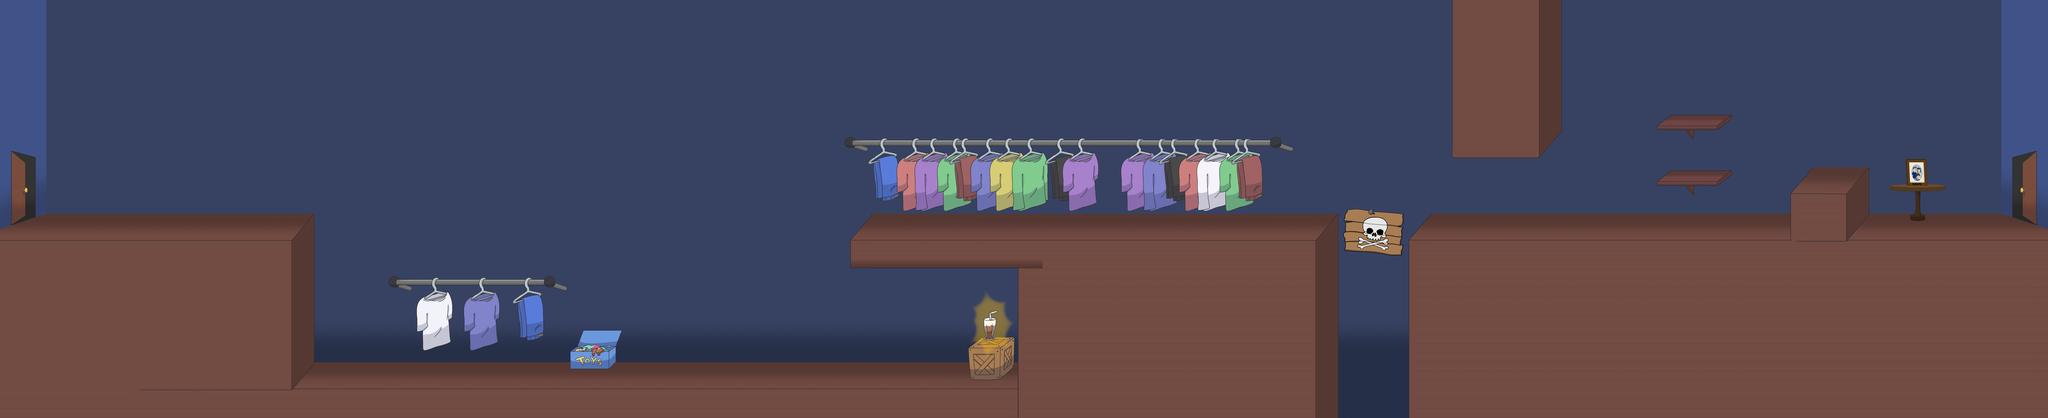

Below is a game level as drawn by its tile map, then a one-line description and the .tmx that defines it (tile-layer data replaced by summaries):
An orthogonal 220x45 tile map with 45x45 px tiles, 18 tile layers (ZonaMuerte, LanzaPapa, Capita, Pogo, ...).

<map version="1.0" orientation="orthogonal" renderorder="right-down" width="220" height="45" tilewidth="45" tileheight="45" nextobjectid="1">
 <tileset firstgid="1" name="FondoArmario" tilewidth="45" tileheight="45" tilecount="2915" columns="55">
  <image source="TileArmario.png" width="2475" height="2400" />
 </tileset>
 <layer name="ZonaMuerte" width="220" height="45">
  <data>[9900 cells, 0 non-empty, 0 distinct tile ids]</data>
 </layer>
 <layer name="LanzaPapa" width="220" height="45">
  <data>[9900 cells, 0 non-empty, 0 distinct tile ids]</data>
 </layer>
 <layer name="Capita" width="220" height="45">
  <data>[9900 cells, 0 non-empty, 0 distinct tile ids]</data>
 </layer>
 <layer name="Pogo" width="220" height="45">
  <data>[9900 cells, 0 non-empty, 0 distinct tile ids]</data>
 </layer>
 <layer name="Lampara" width="220" height="45">
  <data>[9900 cells, 0 non-empty, 0 distinct tile ids]</data>
 </layer>
 <layer name="PisoFondo" width="220" height="45">
  <data>[9900 cells, 9900 non-empty, 14 distinct tile ids]</data>
 </layer>
 <layer name="Plataformas" width="220" height="45">
  <data>[9900 cells, 202 non-empty, 21 distinct tile ids]</data>
 </layer>
 <layer name="DetallesFondo" width="220" height="45">
  <data>[9900 cells, 2705 non-empty, 92 distinct tile ids]</data>
 </layer>
 <layer name="Plataformas2" width="220" height="45">
  <data>[9900 cells, 68 non-empty, 3 distinct tile ids]</data>
 </layer>
 <layer name="PlataformasNoCruzar" width="220" height="45">
  <data>[9900 cells, 442 non-empty, 50 distinct tile ids]</data>
 </layer>
 <layer name="DetallesFondo2" width="220" height="45">
  <data>[9900 cells, 642 non-empty, 36 distinct tile ids]</data>
 </layer>
 <layer name="ZonaDaño" width="220" height="45">
  <data>[9900 cells, 0 non-empty, 0 distinct tile ids]</data>
 </layer>
 <layer name="VidaExtra" width="220" height="45">
  <data>[9900 cells, 35 non-empty, 35 distinct tile ids]</data>
 </layer>
 <layer name="ParedPuerta" width="220" height="45">
  <data>[9900 cells, 250 non-empty, 126 distinct tile ids]</data>
 </layer>
 <layer name="Guardado" width="220" height="45">
  <data>[9900 cells, 42 non-empty, 42 distinct tile ids]</data>
 </layer>
 <layer name="CapaEncima" width="220" height="45">
  <data>[9900 cells, 538 non-empty, 519 distinct tile ids]</data>
 </layer>
 <layer name="Puerta1" width="220" height="45">
  <data>[9900 cells, 27 non-empty, 27 distinct tile ids]</data>
 </layer>
 <layer name="Puerta2" width="220" height="45">
  <data>[9900 cells, 27 non-empty, 27 distinct tile ids]</data>
 </layer>
</map>
